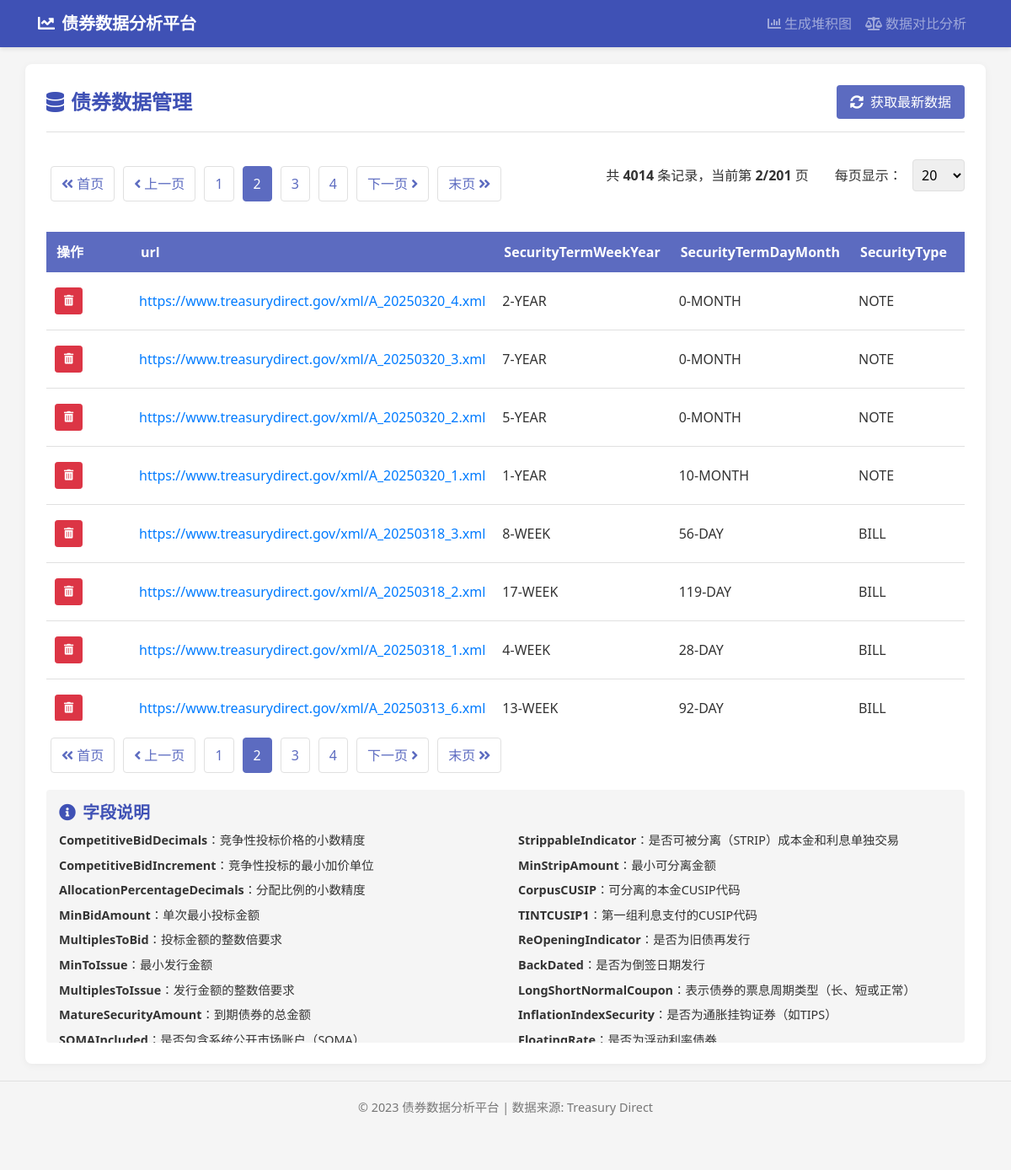
The app's page /?page=2&per_page=20 with its own data.
### tables this page shows
CREATE TABLE "mytable" (
"url" TEXT,
  "SecurityTermWeekYear" TEXT,
  "SecurityTermDayMonth" TEXT,
  "SecurityType" TEXT,
  "CUSIP" TEXT,
  "AnnouncementDate" TEXT,
  "AuctionDate" TIMESTAMP,
  "IssueDate" TIMESTAMP,
  "MaturityDate" TIMESTAMP,
  "OfferingAmount" REAL,
  "CompetitiveTenderAccepted" TEXT,
  "NonCompetitiveTenderAccepted" TEXT,
  "TreasuryDirectTenderAccepted" TEXT,
  "TypeOfAuction" TEXT,
  "CompetitiveClosingTime" TEXT,
  "NonCompetitiveClosingTime" TEXT,
  "NetLongPositionReport" REAL,
  "MaxAward" REAL,
  "MaxSingleBid" REAL,
  "CompetitiveBidDecimals" REAL,
  "CompetitiveBidIncrement" REAL,
  "AllocationPercentageDecimals" REAL,
  "MinBidAmount" REAL,
  "MultiplesToBid" REAL,
  "MinToIssue" REAL,
  "MultiplesToIssue" REAL,
  "MatureSecurityAmount" REAL,
  "SOMAIncluded" TEXT,
  "SOMAHoldings" REAL,
  "MaturingDate" TEXT,
  "FIMAIncluded" TEXT,
  "Series" TEXT,
  "FirstInterestPaymentDate" TEXT,
  "FrequencyInterestPayment" TEXT,
  "StrippableIndicator" TEXT,
  "MinStripAmount" REAL,
  "CorpusCUSIP" TEXT,
  "TINTCUSIP1" TEXT,
  "ReOpeningIndicator" TEXT,
  "BackDated" TEXT,
  "LongShortNormalCoupon" TEXT,
  "InflationIndexSecurity" TEXT,
  "FloatingRate" TEXT,
  "DatedDate" TEXT,
  "AnnouncementPDFName" TEXT,
  "NLPExclusionAmount" REAL,
  "MaximumNonCompAward" REAL,
  "Callable" TEXT,
  "CurrentlyOutstanding" REAL,
  "OriginalIssueDate" TEXT,
  "InterestRate" REAL,
  "BackDatedDate" TEXT,
  "RefCPIIssueDate" REAL,
  "RefCPIDatedDate" REAL,
  "IndexRatioOnIssueDate" REAL,
  "CPIBasePeriod" TEXT,
  "TIINConversionFactor" REAL,
  "UnadjustedAccruedInterest" REAL,
  "OriginalDatedDate" TEXT,
  "AdjustedAmountCurrentlyOutstanding" REAL,
  "AdjustedAccruedInterest" REAL,
  "Spread" REAL,
  "StandardInterestPayment" REAL,
  "AccruedInterest" REAL,
  "TINTCUSIP2" TEXT,
  "id" TEXT,
  "TreasuryRetailTenderAccepted" TEXT,
  "到期星期" TEXT,
  "到期月份" TEXT,
  "久期" INTEGER,
  "久期(月数整数)" INTEGER,
  "拍卖星期" TEXT,
  "拍卖月份" TEXT,
  "发行星期" TEXT,
  "发行月份" TEXT,
  "TINTCUSIP1DueDate" TEXT,
  "TINTCUSIP2DueDate" TEXT
);

### app.py (the view)
@app.route('/')
def index():
    page = request.args.get('page', 1, type=int)
    per_page = request.args.get('per_page', 20, type=int)  # 每页显示20条记录
    offset = (page - 1) * per_page
    data = fetch_data(limit=per_page, offset=offset)
    total_records = count_total_records()
    total_pages = (total_records + per_page - 1) // per_page  # 向上取整
    return render_template(
        'index.html',
        tables=[data.to_html(classes='data', index=False)],
        titles=data.columns.values,
        data=data,  # 添加原始数据传递给模板
        page=page,
        per_page=per_page,
        total_pages=total_pages,
        total_records=total_records
    )

### app.py (called while the page is built)
def get_db_connection():
    return sqlite3.connect(DATABASE)

def execute_query(query, params=None, fetch_all=True):
    conn = get_db_connection()
    try:
        if params:
            result = pd.read_sql_query(query, conn, params=params)
        else:
            result = pd.read_sql_query(query, conn)
        return result
    finally:
        conn.close()

def fetch_data(order_by='url', ascending=False, limit=None, offset=None):
    query = f"SELECT * FROM {TABLE} ORDER BY {order_by} {'ASC' if ascending else 'DESC'}"
    if limit:
        query += f" LIMIT {limit}"
        if offset is not None:
            query += f" OFFSET {offset}"
    return execute_query(query)

def count_total_records():
    conn = get_db_connection()
    try:
        cursor = conn.cursor()
        cursor.execute(f"SELECT COUNT(*) FROM {TABLE}")
        return cursor.fetchone()[0]
    finally:
        conn.close()

### templates/index.html (shortened to what this page needs)
<!doctype html>
<html lang="en">
<head>
    <link rel="stylesheet" href="https://cdnjs.cloudflare.com/ajax/libs/twitter-bootstrap/4.5.2/css/bootstrap.min.css">
    <link rel="stylesheet" href="https://cdnjs.cloudflare.com/ajax/libs/font-awesome/5.15.1/css/all.min.css">
    <link rel="stylesheet" href="https://stackpath.bootstrapcdn.com/bootstrap/4.5.2/css/bootstrap.min.css">
</head>
<body>
    <nav class="navbar navbar-expand-lg navbar-dark">
        <div class="container">
            <a class="navbar-brand" href="/">
                <i class="fas fa-chart-line mr-2"></i>债券数据分析平台
            </a>
            <div class="collapse navbar-collapse" id="navbarNav">
                <ul class="navbar-nav ml-auto">
                    <li class="nav-item">
                        <a class="nav-link" href="/graphdata">
                            <i class="fas fa-chart-bar mr-1"></i>生成堆积图
                        </a>
                    </li>
                    <li class="nav-item">
                        <a class="nav-link" href="/compare">
                            <i class="fas fa-balance-scale mr-1"></i>数据对比分析
                        </a>
                    </li>
                </ul>
            </div>
        </div>
    </nav>
    <div class="container main-container">
        <div class="dashboard-title">
            <h2><i class="fas fa-database mr-2"></i>债券数据管理</h2>
            <button id="updateData" class="btn btn-tableau">
                <i class="fas fa-sync-alt"></i>获取最新数据
            </button>
        </div>
        <div class="d-flex justify-content-between align-items-center flex-wrap mb-3">
            <div class="pagination mb-0">
                {% if page > 1 %}
                <a href="{{ url_for('index', page=1, per_page=per_page) }}">
                    <i class="fas fa-angle-double-left"></i> 首页
                </a>
                <a href="{{ url_for('index', page=page-1, per_page=per_page) }}">
                    <i class="fas fa-angle-left"></i> 上一页
                </a>
                {% endif %}
                {% for p in range([1, page-2]|max, [total_pages+1, page+3]|min) %}
                {% if p == page %}
                <span class="current-page">{{ p }}</span>
                {% else %}
                <a href="{{ url_for('index', page=p, per_page=per_page) }}">{{ p }}</a>
                {% endif %}
                {% endfor %}
                {% if page < total_pages %}
                <a href="{{ url_for('index', page=page+1, per_page=per_page) }}">
                    下一页 <i class="fas fa-angle-right"></i>
                </a>
                <a href="{{ url_for('index', page=total_pages, per_page=per_page) }}">
                    末页 <i class="fas fa-angle-double-right"></i>
                </a>
                {% endif %}
            </div>
            <div class="pagination-info d-flex align-items-center">
                <p class="mb-0 mr-3">共 <strong>{{ total_records }}</strong> 条记录，当前第 <strong>{{ page }}/{{ total_pages }}</strong> 页</p>
                <div class="per-page-form">
                    <label class="mb-0">每页显示：
                        <select name="per_page" onchange="this.form.submit()">
                            {% for n in [10, 20, 50, 100] %}
                            <option value="{{ n }}" {% if n == per_page %}selected{% endif %}>{{ n }}</option>
                            {% endfor %}
                        </select>
                    </label>
                </div>
            </div>
        </div>
        <div class="table-container">
            {% for table in tables %}
                {% if loop.index0 == 0 %}
                    <table class="data-table">
                        <thead>
                            <tr>
                                <th style="width: 80px;">操作</th>
                                {% for column in titles %}
                                <th>{{ column }}</th>
                                {% endfor %}
                            </tr>
                        </thead>
                        <tbody>
                            {% for index, row in data.iterrows() %}
                            <tr>
                                <td>
                                    <button class="btn btn-danger btn-sm" onclick="confirmDelete('{{ index + 1 }}')">
                                        <i class="fas fa-trash-alt"></i>
                                    </button>
                                </td>
                                {% for column in data.columns %}
                                    {% if column == 'URL' or column == 'url' or column == 'Url' %}
                                    <td>
                                        <a href="{{ row[column] }}" target="_blank" title="打开XML文件">
                                            {{ row[column] }}
                                        </a>
                                    </td>
                                    {% else %}
                                    <td>{{ row[column] }}</td>
                                    {% endif %}
                                {% endfor %}
                            </tr>
                            {% endfor %}
                        </tbody>
                    </table>
                {% else %}
                    {{ table | safe }}
                {% endif %}
            {% endfor %}
        </div>
        <div class="pagination">
            {% if page > 1 %}
            <a href="{{ url_for('index', page=1, per_page=per_page) }}">
                <i class="fas fa-angle-double-left"></i> 首页
            </a>
            <a href="{{ url_for('index', page=page-1, per_page=per_page) }}">
                <i class="fas fa-angle-left"></i> 上一页
            </a>
            {% endif %}
            {% for p in range([1, page-2]|max, [total_pages+1, page+3]|min) %}
            {% if p == page %}
            <span class="current-page">{{ p }}</span>
            {% else %}
            <a href="{{ url_for('index', page=p, per_page=per_page) }}">{{ p }}</a>
            {% endif %}
            {% endfor %}
            {% if page < total_pages %}
            <a href="{{ url_for('index', page=page+1, per_page=per_page) }}">
                下一页 <i class="fas fa-angle-right"></i>
            </a>
            <a href="{{ url_for('index', page=total_pages, per_page=per_page) }}">
                末页 <i class="fas fa-angle-double-right"></i>
            </a>
            {% endif %}
        </div>
        <div class="data-info">
            <h5><i class="fas fa-info-circle mr-2"></i>字段说明</h5>
            <div class="row">
                <div class="col-md-6">
                    <p><strong>CompetitiveBidDecimals</strong>：竞争性投标价格的小数精度</p>
                    <p><strong>CompetitiveBidIncrement</strong>：竞争性投标的最小加价单位</p>
                    <p><strong>AllocationPercentageDecimals</strong>：分配比例的小数精度</p>
                    <p><strong>MinBidAmount</strong>：单次最小投标金额</p>
                    <p><strong>MultiplesToBid</strong>：投标金额的整数倍要求</p>
                    <p><strong>MinToIssue</strong>：最小发行金额</p>
                    <p><strong>MultiplesToIssue</strong>：发行金额的整数倍要求</p>
                    <p><strong>MatureSecurityAmount</strong>：到期债券的总金额</p>
                    <p><strong>SOMAIncluded</strong>：是否包含系统公开市场账户（SOMA）</p>
                </div>
                <div class="col-md-6">
                    <p><strong>StrippableIndicator</strong>：是否可被分离（STRIP）成本金和利息单独交易</p>
                    <p><strong>MinStripAmount</strong>：最小可分离金额</p>
                    <p><strong>CorpusCUSIP</strong>：可分离的本金CUSIP代码</p>
                    <p><strong>TINTCUSIP1</strong>：第一组利息支付的CUSIP代码</p>
                    <p><strong>ReOpeningIndicator</strong>：是否为旧债再发行</p>
                    <p><strong>BackDated</strong>：是否为倒签日期发行</p>
                    <p><strong>LongShortNormalCoupon</strong>：表示债券的票息周期类型（长、短或正常）</p>
                    <p><strong>InflationIndexSecurity</strong>：是否为通胀挂钩证券（如TIPS）</p>
                    <p><strong>FloatingRate</strong>：是否为浮动利率债券</p>
                </div>
            </div>
        </div>
    </div>
    <footer class="footer">
        <div class="container">
            <p>© 2023 债券数据分析平台 | 数据来源: Treasury Direct</p>
        </div>
    </footer>
</body>
</html>

### templates/index.html (style rules this page uses)
:root { --tableau-blue: #5c6bc0; --tableau-dark-blue: #3f51b5; --tableau-light-blue: #7986cb; --tableau-gray: #f5f5f5; --tableau-dark-gray: #e0e0e0; --tableau-text: #333333; }
body { font-family: 'Segoe UI', Tahoma, Geneva, Verdana, sans-serif; background-color: var(--tableau-gray); color: var(--tableau-text); }
.navbar { background-color: var(--tableau-dark-blue); box-shadow: 0 2px 5px rgba(0,0,0,0.1); }
.navbar-brand { color: white !important; font-weight: 600; }
.main-container { background-color: white; border-radius: 8px; box-shadow: 0 2px 10px rgba(0,0,0,0.05); padding: 25px; margin-top: 20px; margin-bottom: 20px; position: relative; }
.dashboard-title { color: var(--tableau-dark-blue); font-weight: 600; margin-bottom: 20px; padding-bottom: 15px; border-bottom: 1px solid var(--tableau-dark-gray); display: flex; justify-content: space-between; align-items: center; }
.dashboard-title h2 { margin: 0; font-size: 1.5rem; font-weight: 600; color: var(--tableau-dark-blue); }
.btn-tableau { background-color: var(--tableau-blue); color: white; border: none; padding: 8px 16px; border-radius: 4px; font-weight: 500; transition: all 0.2s; }
.btn-tableau i { margin-right: 8px; }
.pagination { margin: 20px 0; display: flex; align-items: center; flex-wrap: wrap; }
.pagination a, .pagination span { margin: 0 5px; padding: 8px 12px; border: 1px solid var(--tableau-dark-gray); text-decoration: none; color: var(--tableau-blue); border-radius: 4px; transition: all 0.2s; }
.pagination .current-page { background-color: var(--tableau-blue); color: white; border-color: var(--tableau-blue); }
.data-table { width: 100%; border-collapse: collapse; margin: 20px 0; }
.data-table th { background-color: var(--tableau-blue); color: white; padding: 12px; text-align: left; position: sticky; top: 0; white-space: nowrap; width: auto; min-width: 100px; }
.data-table { table-layout: auto; }
.data-table td { padding: 10px; border-bottom: 1px solid var(--tableau-dark-gray); }
.data-table .btn-danger { padding: 5px 10px; font-size: 0.8rem; }
.table-container { overflow-x: auto; max-height: 600px; overflow-y: auto; }
.per-page-form { display: inline-flex; align-items: center; margin-left: 15px; }
.per-page-form select { margin-left: 8px; padding: 6px; border: 1px solid var(--tableau-dark-gray); border-radius: 4px; }
.data-info { background-color: var(--tableau-gray); padding: 15px; border-radius: 4px; margin-top: 20px; font-size: 0.9rem; max-height: 300px; overflow-y: auto; }
.data-info h5 { color: var(--tableau-dark-blue); font-weight: 600; margin-bottom: 10px; }
.data-info p { margin-bottom: 8px; }
.footer { text-align: center; padding: 20px; color: #777; font-size: 0.9rem; margin-top: 20px; border-top: 1px solid var(--tableau-dark-gray); }

### records on screen
mytable: url "https://www.treasurydirect.gov/xml/A_20250320_4.xml", SecurityTermWeekYear "2-YEAR" "0-MONTH" "NOTE"
mytable: url "https://www.treasurydirect.gov/xml/A_20250320_3.xml", SecurityTermWeekYear "7-YEAR" "0-MONTH" "NOTE"
mytable: url "https://www.treasurydirect.gov/xml/A_20250320_2.xml", SecurityTermWeekYear "5-YEAR" "0-MONTH" "NOTE"
mytable: url "https://www.treasurydirect.gov/xml/A_20250320_1.xml", SecurityTermWeekYear "1-YEAR" "10-MONTH" "NOTE"
mytable: url "https://www.treasurydirect.gov/xml/A_20250318_3.xml", SecurityTermWeekYear "8-WEEK" "56-DAY" "BILL"
mytable: url "https://www.treasurydirect.gov/xml/A_20250318_2.xml", SecurityTermWeekYear "17-WEEK" "119-DAY" "BILL"
mytable: url "https://www.treasurydirect.gov/xml/A_20250318_1.xml", SecurityTermWeekYear "4-WEEK" "28-DAY" "BILL"
mytable: url "https://www.treasurydirect.gov/xml/A_20250313_6.xml", SecurityTermWeekYear "13-WEEK" "92-DAY" "BILL"

### other values on screen
{{ p }} "1" "3" "4"
{{ p }} "2"
{{ total_records }} "4014"
{{ page }} "2"
{{ total_pages }} "201"
{{ column }} "url" "SecurityTermWeekYear" "SecurityTermDayMonth" "SecurityType"
form field per_page "20"
